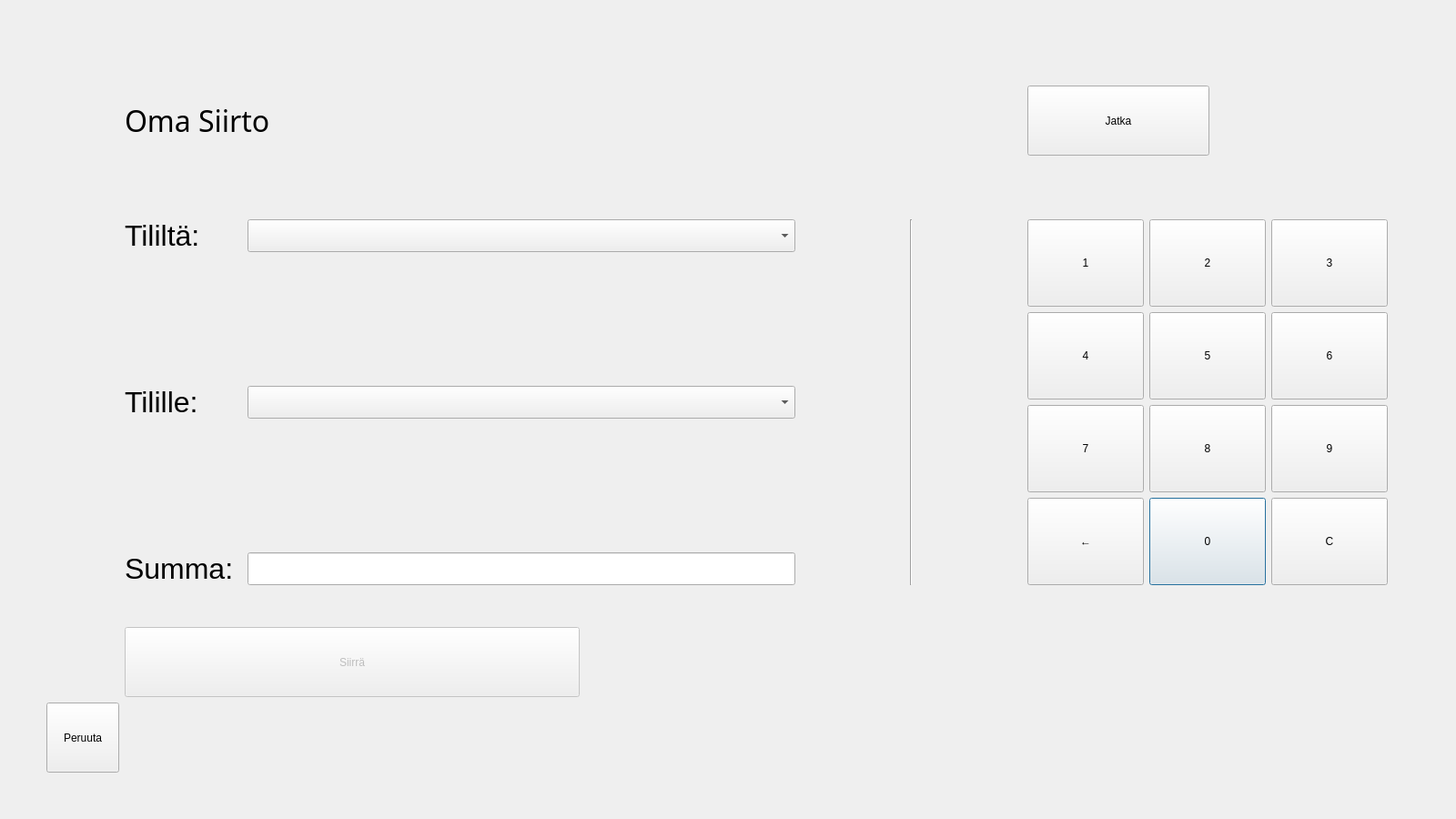
<?xml version="1.0" encoding="UTF-8"?>
<ui version="4.0">
 <class>Transfer</class>
 <widget class="QDialog" name="Transfer">
  <property name="geometry">
   <rect>
    <x>0</x>
    <y>0</y>
    <width>1600</width>
    <height>900</height>
   </rect>
  </property>
  <property name="windowTitle">
   <string>Siirto</string>
  </property>
  <layout class="QGridLayout" name="gridLayout_2">
   <item row="4" column="9">
    <spacer name="horizontalSpacer">
     <property name="orientation">
      <enum>Qt::Orientation::Horizontal</enum>
     </property>
     <property name="sizeType">
      <enum>QSizePolicy::Policy::Minimum</enum>
     </property>
     <property name="sizeHint" stdset="0">
      <size>
       <width>64</width>
       <height>20</height>
      </size>
     </property>
    </spacer>
   </item>
   <item row="3" column="8" rowspan="2">
    <layout class="QGridLayout" name="gridLayout">
     <item row="3" column="1">
      <widget class="QPushButton" name="btn0">
       <property name="sizePolicy">
        <sizepolicy hsizetype="Preferred" vsizetype="Preferred">
         <horstretch>0</horstretch>
         <verstretch>0</verstretch>
        </sizepolicy>
       </property>
       <property name="minimumSize">
        <size>
         <width>128</width>
         <height>96</height>
        </size>
       </property>
       <property name="text">
        <string>0</string>
       </property>
      </widget>
     </item>
     <item row="1" column="0">
      <widget class="QPushButton" name="btn4">
       <property name="sizePolicy">
        <sizepolicy hsizetype="Preferred" vsizetype="Preferred">
         <horstretch>0</horstretch>
         <verstretch>0</verstretch>
        </sizepolicy>
       </property>
       <property name="minimumSize">
        <size>
         <width>128</width>
         <height>96</height>
        </size>
       </property>
       <property name="text">
        <string>4</string>
       </property>
      </widget>
     </item>
     <item row="2" column="2">
      <widget class="QPushButton" name="btn9">
       <property name="sizePolicy">
        <sizepolicy hsizetype="Preferred" vsizetype="Preferred">
         <horstretch>0</horstretch>
         <verstretch>0</verstretch>
        </sizepolicy>
       </property>
       <property name="minimumSize">
        <size>
         <width>128</width>
         <height>96</height>
        </size>
       </property>
       <property name="text">
        <string>9</string>
       </property>
      </widget>
     </item>
     <item row="0" column="2">
      <widget class="QPushButton" name="btn3">
       <property name="sizePolicy">
        <sizepolicy hsizetype="Preferred" vsizetype="Preferred">
         <horstretch>0</horstretch>
         <verstretch>0</verstretch>
        </sizepolicy>
       </property>
       <property name="minimumSize">
        <size>
         <width>128</width>
         <height>96</height>
        </size>
       </property>
       <property name="text">
        <string>3</string>
       </property>
      </widget>
     </item>
     <item row="2" column="0">
      <widget class="QPushButton" name="btn7">
       <property name="sizePolicy">
        <sizepolicy hsizetype="Preferred" vsizetype="Preferred">
         <horstretch>0</horstretch>
         <verstretch>0</verstretch>
        </sizepolicy>
       </property>
       <property name="minimumSize">
        <size>
         <width>128</width>
         <height>96</height>
        </size>
       </property>
       <property name="text">
        <string>7</string>
       </property>
      </widget>
     </item>
     <item row="2" column="1">
      <widget class="QPushButton" name="btn8">
       <property name="sizePolicy">
        <sizepolicy hsizetype="Preferred" vsizetype="Preferred">
         <horstretch>0</horstretch>
         <verstretch>0</verstretch>
        </sizepolicy>
       </property>
       <property name="minimumSize">
        <size>
         <width>128</width>
         <height>96</height>
        </size>
       </property>
       <property name="text">
        <string>8</string>
       </property>
      </widget>
     </item>
     <item row="1" column="2">
      <widget class="QPushButton" name="btn6">
       <property name="sizePolicy">
        <sizepolicy hsizetype="Preferred" vsizetype="Preferred">
         <horstretch>0</horstretch>
         <verstretch>0</verstretch>
        </sizepolicy>
       </property>
       <property name="minimumSize">
        <size>
         <width>128</width>
         <height>96</height>
        </size>
       </property>
       <property name="text">
        <string>6</string>
       </property>
      </widget>
     </item>
     <item row="1" column="1">
      <widget class="QPushButton" name="btn5">
       <property name="sizePolicy">
        <sizepolicy hsizetype="Preferred" vsizetype="Preferred">
         <horstretch>0</horstretch>
         <verstretch>0</verstretch>
        </sizepolicy>
       </property>
       <property name="minimumSize">
        <size>
         <width>128</width>
         <height>96</height>
        </size>
       </property>
       <property name="text">
        <string>5</string>
       </property>
      </widget>
     </item>
     <item row="0" column="0">
      <widget class="QPushButton" name="btn1">
       <property name="sizePolicy">
        <sizepolicy hsizetype="Preferred" vsizetype="Preferred">
         <horstretch>0</horstretch>
         <verstretch>0</verstretch>
        </sizepolicy>
       </property>
       <property name="minimumSize">
        <size>
         <width>128</width>
         <height>96</height>
        </size>
       </property>
       <property name="text">
        <string>1</string>
       </property>
      </widget>
     </item>
     <item row="3" column="0">
      <widget class="QPushButton" name="btnErase">
       <property name="sizePolicy">
        <sizepolicy hsizetype="Preferred" vsizetype="Preferred">
         <horstretch>0</horstretch>
         <verstretch>0</verstretch>
        </sizepolicy>
       </property>
       <property name="minimumSize">
        <size>
         <width>128</width>
         <height>96</height>
        </size>
       </property>
       <property name="text">
        <string>←</string>
       </property>
      </widget>
     </item>
     <item row="0" column="1">
      <widget class="QPushButton" name="btn2">
       <property name="sizePolicy">
        <sizepolicy hsizetype="Preferred" vsizetype="Preferred">
         <horstretch>0</horstretch>
         <verstretch>0</verstretch>
        </sizepolicy>
       </property>
       <property name="minimumSize">
        <size>
         <width>128</width>
         <height>96</height>
        </size>
       </property>
       <property name="text">
        <string>2</string>
       </property>
      </widget>
     </item>
     <item row="3" column="2">
      <widget class="QPushButton" name="btnEmpty">
       <property name="sizePolicy">
        <sizepolicy hsizetype="Preferred" vsizetype="Preferred">
         <horstretch>0</horstretch>
         <verstretch>0</verstretch>
        </sizepolicy>
       </property>
       <property name="minimumSize">
        <size>
         <width>128</width>
         <height>96</height>
        </size>
       </property>
       <property name="text">
        <string>C</string>
       </property>
      </widget>
     </item>
    </layout>
   </item>
   <item row="8" column="0">
    <spacer name="horizontalSpacer_2">
     <property name="orientation">
      <enum>Qt::Orientation::Horizontal</enum>
     </property>
     <property name="sizeType">
      <enum>QSizePolicy::Policy::Preferred</enum>
     </property>
     <property name="sizeHint" stdset="0">
      <size>
       <width>40</width>
       <height>20</height>
      </size>
     </property>
    </spacer>
   </item>
   <item row="3" column="5">
    <spacer name="horizontalSpacer_3">
     <property name="orientation">
      <enum>Qt::Orientation::Horizontal</enum>
     </property>
     <property name="sizeType">
      <enum>QSizePolicy::Policy::Maximum</enum>
     </property>
     <property name="sizeHint" stdset="0">
      <size>
       <width>120</width>
       <height>20</height>
      </size>
     </property>
    </spacer>
   </item>
   <item row="3" column="4" rowspan="2">
    <layout class="QFormLayout" name="formLayout">
     <property name="fieldGrowthPolicy">
      <enum>QFormLayout::FieldGrowthPolicy::AllNonFixedFieldsGrow</enum>
     </property>
     <item row="0" column="0">
      <widget class="QLabel" name="label_2">
       <property name="font">
        <font>
         <pointsize>24</pointsize>
        </font>
       </property>
       <property name="text">
        <string>Tililtä: </string>
       </property>
      </widget>
     </item>
     <item row="0" column="1">
      <widget class="QComboBox" name="comboAccount1">
       <property name="sizePolicy">
        <sizepolicy hsizetype="Preferred" vsizetype="Preferred">
         <horstretch>0</horstretch>
         <verstretch>0</verstretch>
        </sizepolicy>
       </property>
       <property name="maximumSize">
        <size>
         <width>1200</width>
         <height>16777215</height>
        </size>
       </property>
      </widget>
     </item>
     <item row="2" column="0">
      <widget class="QLabel" name="label_3">
       <property name="font">
        <font>
         <pointsize>24</pointsize>
        </font>
       </property>
       <property name="text">
        <string>Tilille: </string>
       </property>
      </widget>
     </item>
     <item row="2" column="1">
      <widget class="QComboBox" name="comboAccount2">
       <property name="sizePolicy">
        <sizepolicy hsizetype="Preferred" vsizetype="Preferred">
         <horstretch>0</horstretch>
         <verstretch>0</verstretch>
        </sizepolicy>
       </property>
       <property name="maximumSize">
        <size>
         <width>1200</width>
         <height>16777215</height>
        </size>
       </property>
      </widget>
     </item>
     <item row="4" column="0">
      <widget class="QLabel" name="label_4">
       <property name="font">
        <font>
         <pointsize>24</pointsize>
        </font>
       </property>
       <property name="text">
        <string>Summa: </string>
       </property>
      </widget>
     </item>
     <item row="4" column="1">
      <widget class="QLineEdit" name="textAmount">
       <property name="sizePolicy">
        <sizepolicy hsizetype="Expanding" vsizetype="Preferred">
         <horstretch>0</horstretch>
         <verstretch>0</verstretch>
        </sizepolicy>
       </property>
       <property name="maximumSize">
        <size>
         <width>1200</width>
         <height>16777215</height>
        </size>
       </property>
       <property name="frame">
        <bool>true</bool>
       </property>
       <property name="readOnly">
        <bool>true</bool>
       </property>
      </widget>
     </item>
     <item row="1" column="0">
      <spacer name="verticalSpacer_4">
       <property name="orientation">
        <enum>Qt::Orientation::Vertical</enum>
       </property>
       <property name="sizeHint" stdset="0">
        <size>
         <width>20</width>
         <height>40</height>
        </size>
       </property>
      </spacer>
     </item>
     <item row="3" column="0">
      <spacer name="verticalSpacer_5">
       <property name="orientation">
        <enum>Qt::Orientation::Vertical</enum>
       </property>
       <property name="sizeHint" stdset="0">
        <size>
         <width>20</width>
         <height>40</height>
        </size>
       </property>
      </spacer>
     </item>
    </layout>
   </item>
   <item row="1" column="4">
    <widget class="QLabel" name="label">
     <property name="sizePolicy">
      <sizepolicy hsizetype="Expanding" vsizetype="Preferred">
       <horstretch>0</horstretch>
       <verstretch>0</verstretch>
      </sizepolicy>
     </property>
     <property name="maximumSize">
      <size>
       <width>500</width>
       <height>16777215</height>
      </size>
     </property>
     <property name="font">
      <font>
       <family>Broadway</family>
       <pointsize>24</pointsize>
      </font>
     </property>
     <property name="text">
      <string>Oma Siirto</string>
     </property>
    </widget>
   </item>
   <item row="2" column="1">
    <spacer name="verticalSpacer_3">
     <property name="orientation">
      <enum>Qt::Orientation::Vertical</enum>
     </property>
     <property name="sizeType">
      <enum>QSizePolicy::Policy::Fixed</enum>
     </property>
     <property name="sizeHint" stdset="0">
      <size>
       <width>20</width>
       <height>64</height>
      </size>
     </property>
    </spacer>
   </item>
   <item row="3" column="7">
    <spacer name="horizontalSpacer_4">
     <property name="orientation">
      <enum>Qt::Orientation::Horizontal</enum>
     </property>
     <property name="sizeType">
      <enum>QSizePolicy::Policy::Maximum</enum>
     </property>
     <property name="sizeHint" stdset="0">
      <size>
       <width>120</width>
       <height>20</height>
      </size>
     </property>
    </spacer>
   </item>
   <item row="7" column="4">
    <widget class="QPushButton" name="btnTransfer">
     <property name="enabled">
      <bool>false</bool>
     </property>
     <property name="sizePolicy">
      <sizepolicy hsizetype="Preferred" vsizetype="Preferred">
       <horstretch>0</horstretch>
       <verstretch>0</verstretch>
      </sizepolicy>
     </property>
     <property name="maximumSize">
      <size>
       <width>500</width>
       <height>120</height>
      </size>
     </property>
     <property name="text">
      <string>Siirrä</string>
     </property>
    </widget>
   </item>
   <item row="0" column="8">
    <widget class="QLabel" name="textWarning">
     <property name="font">
      <font>
       <pointsize>20</pointsize>
      </font>
     </property>
     <property name="text">
      <string/>
     </property>
    </widget>
   </item>
   <item row="8" column="1">
    <widget class="QPushButton" name="btnCancel">
     <property name="sizePolicy">
      <sizepolicy hsizetype="Minimum" vsizetype="Preferred">
       <horstretch>0</horstretch>
       <verstretch>0</verstretch>
      </sizepolicy>
     </property>
     <property name="maximumSize">
      <size>
       <width>16777215</width>
       <height>96</height>
      </size>
     </property>
     <property name="text">
      <string>Peruuta</string>
     </property>
    </widget>
   </item>
   <item row="0" column="1">
    <spacer name="verticalSpacer_2">
     <property name="orientation">
      <enum>Qt::Orientation::Vertical</enum>
     </property>
     <property name="sizeType">
      <enum>QSizePolicy::Policy::Fixed</enum>
     </property>
     <property name="sizeHint" stdset="0">
      <size>
       <width>20</width>
       <height>64</height>
      </size>
     </property>
    </spacer>
   </item>
   <item row="3" column="6" rowspan="2">
    <widget class="Line" name="line">
     <property name="orientation">
      <enum>Qt::Orientation::Vertical</enum>
     </property>
    </widget>
   </item>
   <item row="9" column="1">
    <spacer name="verticalSpacer">
     <property name="orientation">
      <enum>Qt::Orientation::Vertical</enum>
     </property>
     <property name="sizeType">
      <enum>QSizePolicy::Policy::Fixed</enum>
     </property>
     <property name="sizeHint" stdset="0">
      <size>
       <width>20</width>
       <height>40</height>
      </size>
     </property>
    </spacer>
   </item>
   <item row="1" column="8">
    <widget class="QPushButton" name="btnContinue">
     <property name="sizePolicy">
      <sizepolicy hsizetype="Preferred" vsizetype="Preferred">
       <horstretch>0</horstretch>
       <verstretch>0</verstretch>
      </sizepolicy>
     </property>
     <property name="maximumSize">
      <size>
       <width>200</width>
       <height>100</height>
      </size>
     </property>
     <property name="text">
      <string>Jatka</string>
     </property>
    </widget>
   </item>
   <item row="6" column="4">
    <spacer name="verticalSpacer_6">
     <property name="orientation">
      <enum>Qt::Orientation::Vertical</enum>
     </property>
     <property name="sizeType">
      <enum>QSizePolicy::Policy::Maximum</enum>
     </property>
     <property name="sizeHint" stdset="0">
      <size>
       <width>20</width>
       <height>40</height>
      </size>
     </property>
    </spacer>
   </item>
  </layout>
 </widget>
 <resources/>
 <connections/>
</ui>
